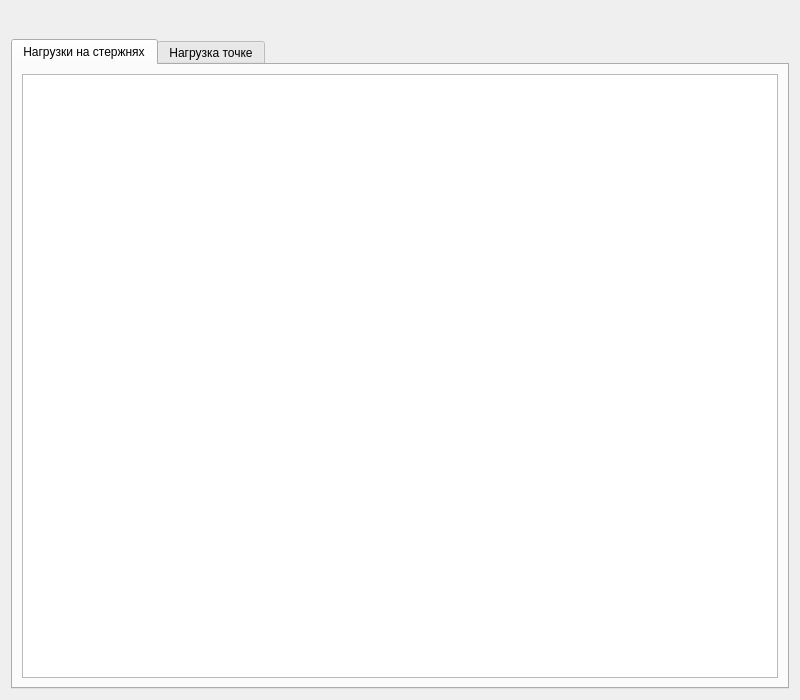
<?xml version="1.0" encoding="UTF-8"?>
<ui version="4.0">
 <class>PostProcessor</class>
 <widget class="QWidget" name="PostProcessor">
  <property name="geometry">
   <rect>
    <x>0</x>
    <y>0</y>
    <width>800</width>
    <height>700</height>
   </rect>
  </property>
  <property name="windowTitle">
   <string>Form</string>
  </property>
  <layout class="QVBoxLayout" name="verticalLayout">
   <item>
    <layout class="QHBoxLayout" name="horizontalLayout">
     <item>
      <widget class="QPushButton" name="backButton">
       <property name="toolTip">
        <string>Назад</string>
       </property>
       <property name="text">
        <string/>
       </property>
       <property name="icon">
        <iconset resource="main.qrc">
         <normaloff>:/pics/backspace.png</normaloff>:/pics/backspace.png</iconset>
       </property>
       <property name="iconSize">
        <size>
         <width>32</width>
         <height>32</height>
        </size>
       </property>
       <property name="flat">
        <bool>true</bool>
       </property>
      </widget>
     </item>
     <item>
      <spacer name="horizontalSpacer_3">
       <property name="orientation">
        <enum>Qt::Horizontal</enum>
       </property>
       <property name="sizeHint" stdset="0">
        <size>
         <width>40</width>
         <height>20</height>
        </size>
       </property>
      </spacer>
     </item>
    </layout>
   </item>
   <item>
    <widget class="QTabWidget" name="tabWidget">
     <property name="currentIndex">
      <number>0</number>
     </property>
     <widget class="QWidget" name="listRods">
      <attribute name="title">
       <string>Нагрузки на стержнях</string>
      </attribute>
      <layout class="QGridLayout" name="gridLayout">
       <item row="0" column="0">
        <widget class="QListWidget" name="listWidget">
         <property name="verticalScrollMode">
          <enum>QAbstractItemView::ScrollPerPixel</enum>
         </property>
        </widget>
       </item>
      </layout>
     </widget>
     <widget class="QWidget" name="pointTab">
      <attribute name="title">
       <string>Нагрузка точке</string>
      </attribute>
      <layout class="QGridLayout" name="gridLayout_2">
       <item row="1" column="0">
        <spacer name="horizontalSpacer">
         <property name="orientation">
          <enum>Qt::Horizontal</enum>
         </property>
         <property name="sizeHint" stdset="0">
          <size>
           <width>40</width>
           <height>20</height>
          </size>
         </property>
        </spacer>
       </item>
       <item row="0" column="1">
        <spacer name="verticalSpacer">
         <property name="orientation">
          <enum>Qt::Vertical</enum>
         </property>
         <property name="sizeHint" stdset="0">
          <size>
           <width>20</width>
           <height>40</height>
          </size>
         </property>
        </spacer>
       </item>
       <item row="1" column="1">
        <widget class="QWidget" name="widget" native="true">
         <layout class="QFormLayout" name="formLayout">
          <item row="0" column="0">
           <widget class="QLabel" name="labelPoint">
            <property name="text">
             <string>Значение X:</string>
            </property>
           </widget>
          </item>
          <item row="0" column="1">
           <widget class="QDoubleSpinBox" name="point">
            <property name="decimals">
             <number>5</number>
            </property>
            <property name="singleStep">
             <double>0.100000000000000</double>
            </property>
           </widget>
          </item>
          <item row="1" column="0">
           <widget class="QLabel" name="labelUx">
            <property name="text">
             <string>Ux:</string>
            </property>
           </widget>
          </item>
          <item row="1" column="1">
           <widget class="QLabel" name="Ux">
            <property name="text">
             <string/>
            </property>
           </widget>
          </item>
          <item row="2" column="0">
           <widget class="QLabel" name="labelNx">
            <property name="text">
             <string>Nx:</string>
            </property>
           </widget>
          </item>
          <item row="2" column="1">
           <widget class="QLabel" name="Nx">
            <property name="text">
             <string/>
            </property>
           </widget>
          </item>
          <item row="3" column="0">
           <widget class="QLabel" name="labelGx">
            <property name="text">
             <string>Gx:</string>
            </property>
           </widget>
          </item>
          <item row="3" column="1">
           <widget class="QLabel" name="Gx">
            <property name="text">
             <string/>
            </property>
           </widget>
          </item>
          <item row="4" column="0">
           <widget class="QLabel" name="labelG">
            <property name="text">
             <string>G:</string>
            </property>
           </widget>
          </item>
          <item row="4" column="1">
           <widget class="QLabel" name="globalG">
            <property name="text">
             <string/>
            </property>
           </widget>
          </item>
         </layout>
        </widget>
       </item>
       <item row="1" column="2">
        <spacer name="horizontalSpacer_2">
         <property name="orientation">
          <enum>Qt::Horizontal</enum>
         </property>
         <property name="sizeHint" stdset="0">
          <size>
           <width>40</width>
           <height>20</height>
          </size>
         </property>
        </spacer>
       </item>
       <item row="2" column="1">
        <spacer name="verticalSpacer_2">
         <property name="orientation">
          <enum>Qt::Vertical</enum>
         </property>
         <property name="sizeHint" stdset="0">
          <size>
           <width>20</width>
           <height>40</height>
          </size>
         </property>
        </spacer>
       </item>
      </layout>
     </widget>
    </widget>
   </item>
  </layout>
 </widget>
 <resources>
  <include location="main.qrc"/>
 </resources>
 <connections/>
</ui>
